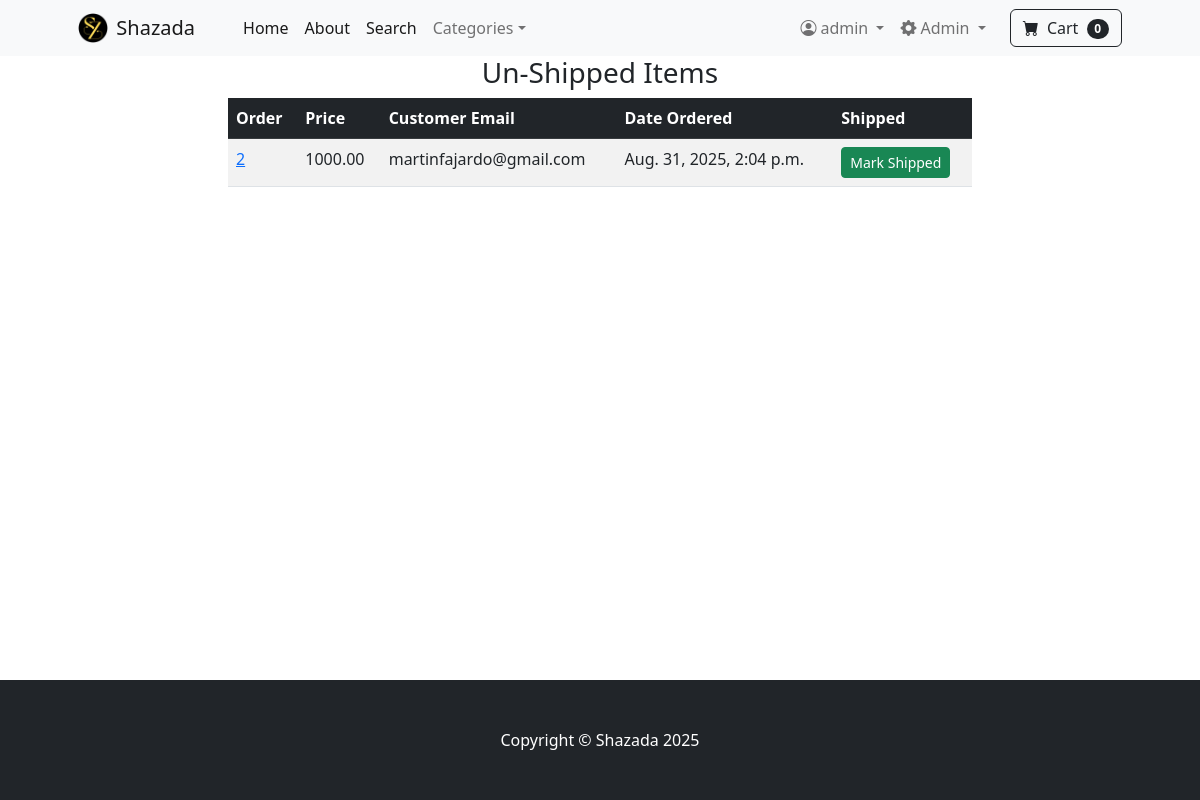
Page /payment/not_shipped_dash (signed in) on the committed database.
### payment/models.py (models this page shows, shortened)
class Order(models.Model):
	user = models.ForeignKey(User, on_delete=models.CASCADE, null=True, blank=True)
	full_name = models.CharField(max_length=250)
	email = models.EmailField(max_length=250)
	shipping_address= models.TextField(max_length=15000)
	amount_paid = models.DecimalField(max_digits=7, decimal_places=2)
	date_ordered = models.DateTimeField(auto_now_add=True)
	shipped = models.BooleanField(default=False)
	date_shipped = models.DateTimeField(blank=True, null=True)

### payment/views.py (the view, shortened to what this page needs)
# urls.py: path('not_shipped_dash', views.not_shipped_dash, name='not_shipped_dash'),
def not_shipped_dash(request):
	if request.user.is_authenticated and request.user.is_superuser:
		orders = Order.objects.filter(shipped=False)
		return render(request, "payment/not_shipped_dash.html", {"orders":orders})
	else:
		messages.success(request, "Access Denied!")
		return redirect('home')

### cart/cart.py (called while the page is built)
	def __len__(self):
		return len(self.cart)

### cart/context_processors.py (called while the page is built)
def cart(request):
	return {'cart': Cart(request)}

### payment/templates/payment/not_shipped_dash.html (shortened to what this page needs)
{% extends 'base.html' %}
{% block content %}
        <div class="container">
                <div class="row">
                        <center>
                                <div class="col-8">
                                        <h3>Un-Shipped Items</h3>
                                        <table class="table table-striped table-hover table-border">
                                                <thead class="table-dark">
                                                        <tr>
                                                                <th scope="col">Order</th>
                                                                <th scope="col">Price</th>
                                                                <th scope="col">Customer Email</th>
                                                                <th scope="col">Date Ordered</th>
                                                                <th scope="col">Shipped</th>
                                                        </tr>
                                                </thead>
                                                <tbody>
                                                {% for item in orders %}
                                                        <tr>
                                                                <td><a href="{% url 'orders' item.id%}">{{ item.id }}</a></td>
                                                                <td>{{ item.amount_paid }}</td>
                                                                <td>{{ item.email }}</td>
                                                                <td>{{ item.date_ordered }}</td>
                                                                <td>
                                                                        <form method="POST">
                                                                                <button type="submit"class="btn btn-success btn-sm">Mark Shipped</button>
                                                                        </form>
                                                                </td>
                                                        </tr>
                                                {% endfor %}
                                        </table>
                                        <br/><br/>
                                </div>
                        </center>
                </div>
        </div>
{% endblock %}

### store/templates/navbar.html (shortened to what this page needs)
<nav class="navbar navbar-expand-lg navbar-light bg-light">
    <div class="container px-4 px-lg-5">
        <img src="../static/assets/shazada_logo.png" width="30px" height="30px"></img>&nbsp;&nbsp;
        <a class="navbar-brand" href="{% url 'home' %}">Shazada</a>
        <div class="collapse navbar-collapse" id="navbarSupportedContent">
            <ul class="navbar-nav me-auto mb-2 mb-lg-0 ms-lg-4">
                <li class="nav-item"><a class="nav-link active" aria-current="page" href="{% url 'home' %}">Home</a></li>
                <li class="nav-item"><a class="nav-link active" aria-current="page" href="{% url 'about' %}">About</a></li>
                <li class="nav-item"><a class="nav-link active" aria-current="page" href="{% url 'search' %}">Search</a></li>
                <li class="nav-item dropdown">
                    <a class="nav-link dropdown-toggle" id="navbarDropdown" href="#" role="button" data-bs-toggle="dropdown" aria-expanded="false">Categories</a>
                </li>
            </ul>
            <ul class="navbar-nav mb-2 mb-lg-0 me-3">
                {% if user.is_authenticated %}
                    <li class="nav-item dropdown">
                        <a class="nav-link dropdown-toggle" id="profileDropdown" href="#" role="button" data-bs-toggle="dropdown" aria-expanded="false">
                            <i class="bi-person-circle me-1"></i>{{ user.username }}
                        </a>
                    </li>
                    {% if user.is_superuser %}
                    <li class="nav-item dropdown">
                        <a class="nav-link dropdown-toggle" id="adminDropdown" href="#" role="button" data-bs-toggle="dropdown" aria-expanded="false">
                            <i class="bi-gear-fill me-1"></i>Admin
                        </a>
                    </li>
                    {% endif %}
                {% else %}
                    <li class="nav-item"><a class="nav-link" href="{% url 'login' %}"><i class="bi-box-arrow-in-right me-1"></i>Login</a></li>
                    <li class="nav-item"><a class="nav-link" href="{% url 'register' %}"><i class="bi-person-plus me-1"></i>Register</a></li>
                {% endif %}
            </ul>
            <form class="d-flex">
                <a href="{% url 'cart_summary' %}" class="btn btn-outline-dark">
                    <i class="bi-cart-fill me-1"></i>
                    Cart
                    <span class="badge bg-dark text-white ms-1 rounded-pill" id="cart_quantity">{{ cart|length }}</span>
                </a>
            </form>
        </div>
    </div>
</nav>

### rows in the picture
Order: id "2", amount_paid "1000.00", email "martinfajardo@gmail.com", date_ordered "Aug. 31, 2025, 2:04 p.m."

### other values in the picture
{{ user.username }} "admin"
{{ cart|length }} "0"
